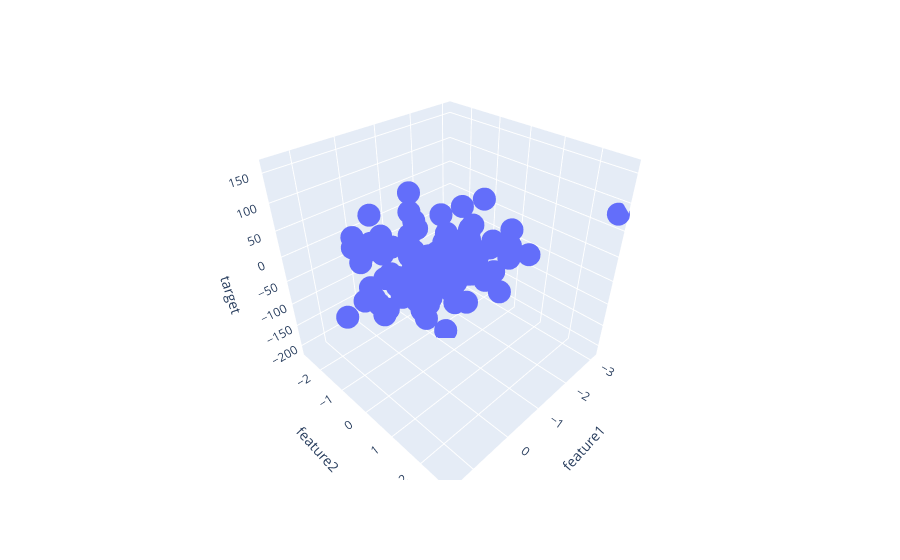

Notebook source saved alongside this figure:
### Code cell
# fig = px.scatter_3d(df, x='feature1', y='feature2', z='target')

# fig.show()
fig = px.scatter_3d(df, x='feature1', y='feature2', z='target')

fig.show()
